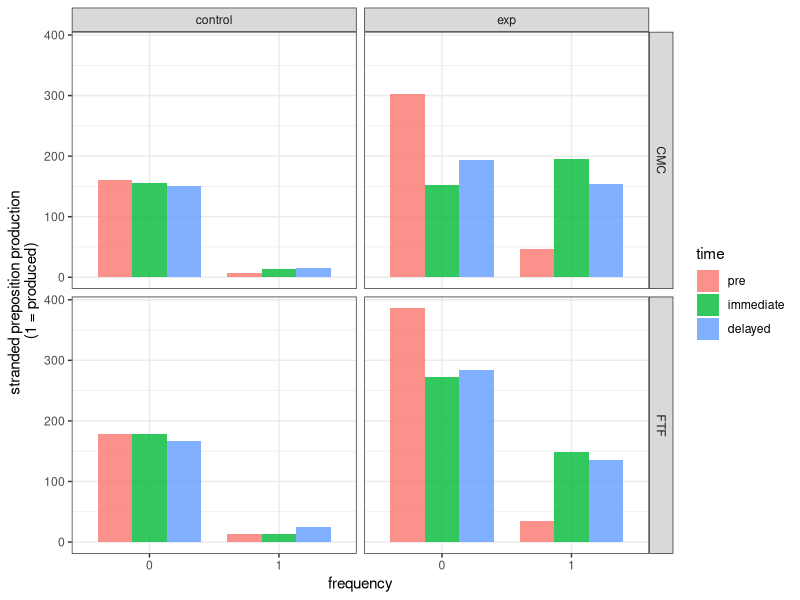
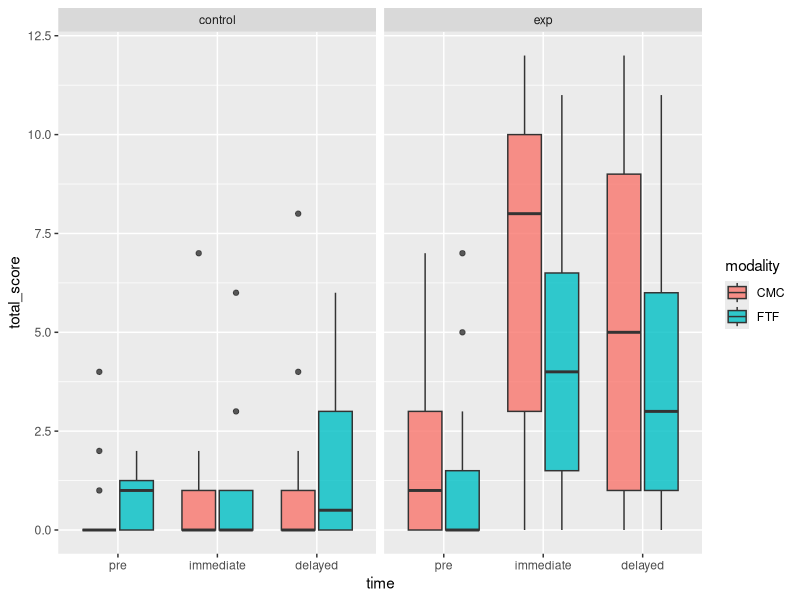

Generate these figures, in order, with R:
## ---- chunk 1
library(tidyverse)
## ---- chunk 2
prod_dat <- read_csv('sp-production.csv') %>%
  mutate(time = factor(time, levels = c('pre', 'post1', 'post2'), labels = c('pre', 'immediate', 'delayed')))
## ---- chunk 3

production_descriptives <- prod_dat %>%
  group_by(time, group, modality, score) %>%
  summarise(frequency = n())
production_descriptives
## ---- chunk 4
ggplot(prod_dat, aes(x = factor(score), fill = time)) + 
  facet_grid(modality ~ group) + 
  geom_bar(position = position_dodge(), width = .8, alpha = .8) + 
  theme_bw() + 
  labs(x = 'frequency', y = 'stranded preposition production\n (1 = produced)')
## ---- chunk 5
prod_dat_sum <- prod_dat %>%
  group_by(subject, time) %>%
  summarise(total_score = sum(score))
## ---- chunk 6
prod_join_values <- prod_dat %>%
  select(subject, priming_amount, group, modality, test, time, cloze, wmc, rec_pre) %>%
  unique()

## ---- chunk 7
prod_dat_2 <- prod_join_values %>%
  left_join(prod_dat_sum)
## ---- chunk 8
prod_sum_descriptives <- prod_dat_2 %>%
  group_by(time, group, modality) %>%
  summarise(mean_score = mean(total_score), sd_score = sd(total_score))
prod_sum_descriptives
## ---- chunk 9
ggplot(prod_dat_2, aes(y = total_score, x = time, fill = modality)) +
  facet_wrap(. ~ group) + 
  geom_boxplot(alpha = .8)

## ---- chunk 10
write_csv(prod_dat_2, 'sp-production-sum.csv')

